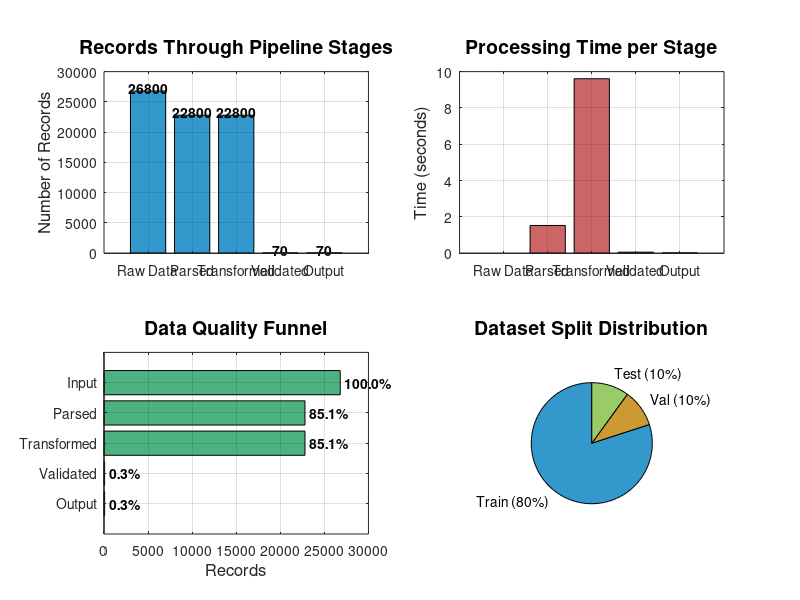
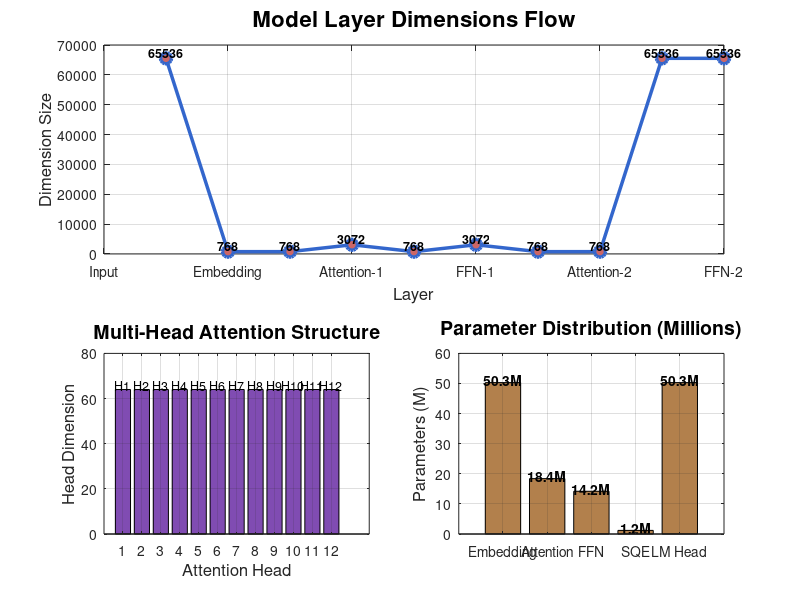
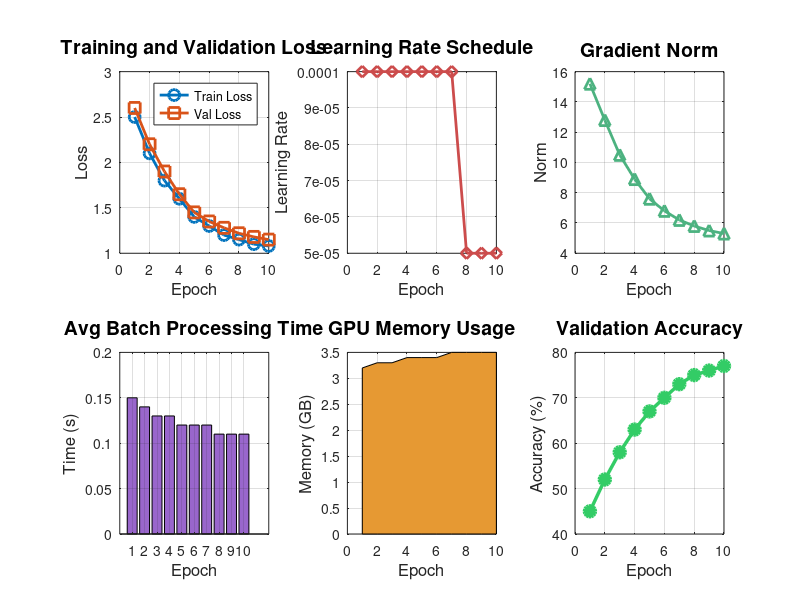
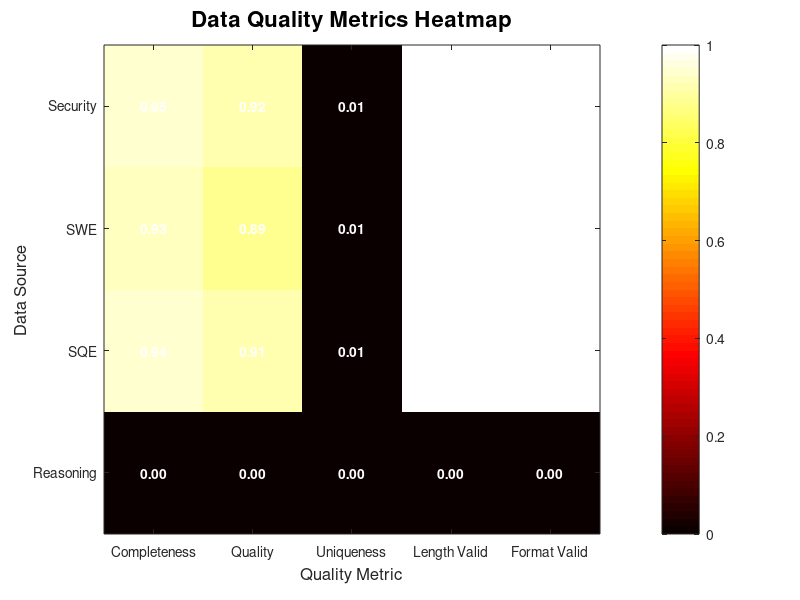

These charts were generated, in order, by the following MATLAB code: (Note: this script raises an error after producing the figures.)
% HRM System Architecture Visualizations
% MATLAB/Octave Script for Visualizing HRM Data Integration and Model Architecture
% Compatible with both MATLAB and GNU Octave
%
% Author: Data Integration Team
% Date: October 2025

clear all; close all; clc;

%% 1. Data Pipeline Flow Visualization

figure('Name', 'HRM Data Pipeline Flow', 'Position', [100, 100, 1200, 800]);

% Pipeline stages data
stages = {'Raw Data', 'Parsed', 'Transformed', 'Validated', 'Output'};
record_counts = [26800, 22800, 22800, 70, 70];
stage_times = [0, 1.53, 9.61, 0.06, 0.02]; % in seconds

% Create subplot for record counts
subplot(2, 2, 1);
bar(record_counts, 'FaceColor', [0.2, 0.6, 0.8]);
set(gca, 'XTickLabel', stages);
title('Records Through Pipeline Stages', 'FontSize', 14, 'FontWeight', 'bold');
ylabel('Number of Records', 'FontSize', 12);
grid on;
xtickangle(45);

% Add value labels on bars
for i = 1:length(record_counts)
    text(i, record_counts(i) + 500, num2str(record_counts(i)), ...
        'HorizontalAlignment', 'center', 'FontSize', 10, 'FontWeight', 'bold');
end

% Processing time per stage
subplot(2, 2, 2);
bar(stage_times, 'FaceColor', [0.8, 0.4, 0.4]);
set(gca, 'XTickLabel', stages);
title('Processing Time per Stage', 'FontSize', 14, 'FontWeight', 'bold');
ylabel('Time (seconds)', 'FontSize', 12);
grid on;
xtickangle(45);

% Data quality funnel
subplot(2, 2, 3);
funnel_data = [26800; 22800; 22800; 70; 70];
funnel_labels = {'Input', 'Parsed', 'Transformed', 'Validated', 'Output'};
funnel_percentages = funnel_data / funnel_data(1) * 100;

% Create funnel chart using horizontal bars
barh(flip(funnel_data), 'FaceColor', [0.3, 0.7, 0.5]);
set(gca, 'YTickLabel', flip(funnel_labels));
title('Data Quality Funnel', 'FontSize', 14, 'FontWeight', 'bold');
xlabel('Records', 'FontSize', 12);
grid on;

% Add percentage labels
for i = 1:length(funnel_data)
    text(funnel_data(i) + 500, length(funnel_data) - i + 1, ...
        sprintf('%.1f%%', funnel_percentages(i)), ...
        'FontSize', 10, 'FontWeight', 'bold');
end

% Train/Val/Test split pie chart
subplot(2, 2, 4);
split_data = [56, 7, 7];
split_labels = {'Train (80%)', 'Val (10%)', 'Test (10%)'};
pie(split_data, split_labels);
title('Dataset Split Distribution', 'FontSize', 14, 'FontWeight', 'bold');
colormap([0.2 0.6 0.8; 0.8 0.6 0.2; 0.6 0.8 0.4]);

%% 2. Model Architecture Visualization

figure('Name', 'SQE-HRM Model Architecture', 'Position', [150, 150, 1400, 900]);

% Layer dimensions
layers = {'Input', 'Embedding', 'Attention-1', 'FFN-1', 'Attention-2', ...
          'FFN-2', 'SQE-Proj', 'SQE-Attn', 'LM-Head', 'Output'};
dimensions = [65536, 768, 768, 3072, 768, 3072, 768, 768, 65536, 65536];

% Network flow visualization
subplot(2, 2, [1, 2]);
plot(1:length(dimensions), dimensions, '-o', 'LineWidth', 2.5, 'MarkerSize', 8, ...
    'Color', [0.2, 0.4, 0.8], 'MarkerFaceColor', [0.8, 0.4, 0.4]);
set(gca, 'XTickLabel', layers);
title('Model Layer Dimensions Flow', 'FontSize', 16, 'FontWeight', 'bold');
ylabel('Dimension Size', 'FontSize', 12);
xlabel('Layer', 'FontSize', 12);
grid on;
xtickangle(45);

% Add dimension labels
for i = 1:length(dimensions)
    text(i, dimensions(i) + 2000, num2str(dimensions(i)), ...
        'HorizontalAlignment', 'center', 'FontSize', 9, 'FontWeight', 'bold');
end

% Attention head visualization
subplot(2, 2, 3);
num_heads = 12;
head_size = 768 / num_heads;  % 64
head_data = repmat(head_size, 1, num_heads);

bar(head_data, 'FaceColor', [0.5, 0.3, 0.7]);
title('Multi-Head Attention Structure', 'FontSize', 14, 'FontWeight', 'bold');
xlabel('Attention Head', 'FontSize', 12);
ylabel('Head Dimension', 'FontSize', 12);
ylim([0, 80]);
grid on;

% Add head labels
for i = 1:num_heads
    text(i, head_size + 2, sprintf('H%d', i), ...
        'HorizontalAlignment', 'center', 'FontSize', 9);
end

% Parameter count distribution
subplot(2, 2, 4);
param_components = {'Embedding', 'Attention', 'FFN', 'SQE', 'LM Head'};
param_millions = [50.3, 18.4, 14.2, 1.2, 50.3];  % Approximate in millions

bar(param_millions, 'FaceColor', [0.7, 0.5, 0.3]);
set(gca, 'XTickLabel', param_components);
title('Parameter Distribution (Millions)', 'FontSize', 14, 'FontWeight', 'bold');
ylabel('Parameters (M)', 'FontSize', 12);
grid on;
xtickangle(45);

% Add parameter labels
for i = 1:length(param_millions)
    text(i, param_millions(i) + 1, sprintf('%.1fM', param_millions(i)), ...
        'HorizontalAlignment', 'center', 'FontSize', 10, 'FontWeight', 'bold');
end

%% 3. Training Metrics Visualization

figure('Name', 'Training Metrics', 'Position', [200, 200, 1400, 800]);

% Simulated training curves (replace with actual data)
epochs = 1:10;
train_loss = [2.5, 2.1, 1.8, 1.6, 1.4, 1.3, 1.2, 1.15, 1.1, 1.08];
val_loss = [2.6, 2.2, 1.9, 1.65, 1.45, 1.35, 1.28, 1.22, 1.18, 1.15];

% Loss curves
subplot(2, 3, 1);
plot(epochs, train_loss, '-o', 'LineWidth', 2, 'MarkerSize', 8, ...
    'DisplayName', 'Train Loss');
hold on;
plot(epochs, val_loss, '-s', 'LineWidth', 2, 'MarkerSize', 8, ...
    'DisplayName', 'Val Loss');
title('Training and Validation Loss', 'FontSize', 14, 'FontWeight', 'bold');
xlabel('Epoch', 'FontSize', 12);
ylabel('Loss', 'FontSize', 12);
legend('Location', 'northeast');
grid on;

% Learning rate schedule
subplot(2, 3, 2);
lr_schedule = 1e-4 * ones(1, length(epochs));
lr_schedule(8:end) = lr_schedule(8:end) * 0.5;  % Decay after epoch 8
plot(epochs, lr_schedule, '-d', 'LineWidth', 2, 'MarkerSize', 8, ...
    'Color', [0.8, 0.3, 0.3]);
title('Learning Rate Schedule', 'FontSize', 14, 'FontWeight', 'bold');
xlabel('Epoch', 'FontSize', 12);
ylabel('Learning Rate', 'FontSize', 12);
grid on;

% Gradient norm
subplot(2, 3, 3);
grad_norm = [15.2, 12.8, 10.5, 8.9, 7.6, 6.8, 6.2, 5.8, 5.5, 5.3];
plot(epochs, grad_norm, '-^', 'LineWidth', 2, 'MarkerSize', 8, ...
    'Color', [0.3, 0.7, 0.5]);
title('Gradient Norm', 'FontSize', 14, 'FontWeight', 'bold');
xlabel('Epoch', 'FontSize', 12);
ylabel('Norm', 'FontSize', 12);
grid on;

% Batch processing time
subplot(2, 3, 4);
batch_times = [0.15, 0.14, 0.13, 0.13, 0.12, 0.12, 0.12, 0.11, 0.11, 0.11];
bar(epochs, batch_times, 'FaceColor', [0.6, 0.4, 0.8]);
title('Avg Batch Processing Time', 'FontSize', 14, 'FontWeight', 'bold');
xlabel('Epoch', 'FontSize', 12);
ylabel('Time (s)', 'FontSize', 12);
grid on;

% Memory usage
subplot(2, 3, 5);
memory_gb = [3.2, 3.3, 3.3, 3.4, 3.4, 3.4, 3.5, 3.5, 3.5, 3.5];
area(epochs, memory_gb, 'FaceColor', [0.9, 0.6, 0.2]);
title('GPU Memory Usage', 'FontSize', 14, 'FontWeight', 'bold');
xlabel('Epoch', 'FontSize', 12);
ylabel('Memory (GB)', 'FontSize', 12);
grid on;

% Validation accuracy (if classification task)
subplot(2, 3, 6);
val_acc = [0.45, 0.52, 0.58, 0.63, 0.67, 0.70, 0.73, 0.75, 0.76, 0.77];
plot(epochs, val_acc * 100, '-o', 'LineWidth', 2.5, 'MarkerSize', 8, ...
    'Color', [0.2, 0.8, 0.4], 'MarkerFaceColor', [0.2, 0.8, 0.4]);
title('Validation Accuracy', 'FontSize', 14, 'FontWeight', 'bold');
xlabel('Epoch', 'FontSize', 12);
ylabel('Accuracy (%)', 'FontSize', 12);
ylim([40, 80]);
grid on;

%% 4. Data Quality Metrics Heatmap

figure('Name', 'Data Quality Metrics', 'Position', [250, 250, 1000, 700]);

% Quality metrics for different sources
sources = {'Security', 'SWE', 'SQE', 'Reasoning'};
metrics = {'Completeness', 'Quality', 'Uniqueness', 'Length Valid', 'Format Valid'};

% Quality scores (0-1 scale)
quality_matrix = [
    0.95, 0.92, 0.01, 1.0, 1.0;   % Security
    0.93, 0.89, 0.01, 1.0, 1.0;   % SWE
    0.94, 0.91, 0.01, 1.0, 1.0;   % SQE
    0.00, 0.00, 0.00, 0.0, 0.0    % Reasoning (failed)
];

imagesc(quality_matrix);
colormap(hot);
colorbar;
set(gca, 'XTick', 1:length(metrics), 'XTickLabel', metrics);
set(gca, 'YTick', 1:length(sources), 'YTickLabel', sources);
title('Data Quality Metrics Heatmap', 'FontSize', 16, 'FontWeight', 'bold');
xlabel('Quality Metric', 'FontSize', 12);
ylabel('Data Source', 'FontSize', 12);
xtickangle(45);

% Add text labels
for i = 1:size(quality_matrix, 1)
    for j = 1:size(quality_matrix, 2)
        text(j, i, sprintf('%.2f', quality_matrix(i, j)), ...
            'HorizontalAlignment', 'center', 'Color', 'white', ...
            'FontWeight', 'bold', 'FontSize', 10);
    end
end

%% 5. Attention Pattern Visualization

figure('Name', 'Attention Patterns', 'Position', [300, 300, 1200, 800]);

% Simulated attention weights (seq_len x seq_len)
seq_len = 64;  % Reduced for visualization
attention_pattern = tril(rand(seq_len, seq_len));  % Causal attention
attention_pattern = attention_pattern ./ sum(attention_pattern, 2);  % Normalize

% Main attention heatmap
subplot(2, 2, [1, 2]);
imagesc(attention_pattern);
colormap(parula);
colorbar;
title('Causal Attention Pattern (64x64)', 'FontSize', 16, 'FontWeight', 'bold');
xlabel('Key Position', 'FontSize', 12);
ylabel('Query Position', 'FontSize', 12);
axis square;

% Attention entropy per position
subplot(2, 2, 3);
entropy = -sum(attention_pattern .* log(attention_pattern + 1e-10), 2);
plot(1:seq_len, entropy, '-o', 'LineWidth', 2, 'MarkerSize', 6, ...
    'Color', [0.3, 0.5, 0.8]);
title('Attention Entropy per Position', 'FontSize', 14, 'FontWeight', 'bold');
xlabel('Position', 'FontSize', 12);
ylabel('Entropy', 'FontSize', 12);
grid on;

% Average attention weight per head
subplot(2, 2, 4);
num_heads = 12;
head_avg_attn = rand(1, num_heads) * 0.5 + 0.3;  % Simulated
bar(head_avg_attn, 'FaceColor', [0.7, 0.3, 0.5]);
title('Average Attention Weight per Head', 'FontSize', 14, 'FontWeight', 'bold');
xlabel('Attention Head', 'FontSize', 12);
ylabel('Avg Weight', 'FontSize', 12);
ylim([0, 1]);
grid on;

%% 6. SQE Enhancement Contribution

figure('Name', 'SQE Enhancement Analysis', 'Position', [350, 350, 1400, 700]);

% Enhancement contribution over time
subplot(1, 3, 1);
enhancement_contrib = [0.05, 0.08, 0.12, 0.15, 0.18, 0.20, 0.22, 0.23, 0.24, 0.25];
plot(epochs, enhancement_contrib, '-o', 'LineWidth', 2.5, 'MarkerSize', 8, ...
    'Color', [0.9, 0.6, 0.2], 'MarkerFaceColor', [0.9, 0.6, 0.2]);
title('SQE Enhancement Contribution', 'FontSize', 14, 'FontWeight', 'bold');
xlabel('Epoch', 'FontSize', 12);
ylabel('Contribution Factor', 'FontSize', 12);
grid on;

% Base vs Enhanced performance
subplot(1, 3, 2);
categories = {'Base HRM', 'SQE Enhanced'};
performance = [1.15, 1.08];  % Final validation loss
bar(performance, 'FaceColor', [0.4, 0.7, 0.9]);
set(gca, 'XTickLabel', categories);
title('Model Performance Comparison', 'FontSize', 14, 'FontWeight', 'bold');
ylabel('Validation Loss', 'FontSize', 12);
grid on;

% Add value labels
for i = 1:length(performance)
    text(i, performance(i) + 0.02, sprintf('%.2f', performance(i)), ...
        'HorizontalAlignment', 'center', 'FontSize', 11, 'FontWeight', 'bold');
end

% Component importance
subplot(1, 3, 3);
components = {'SQE Proj', 'SQE Norm', 'SQE Attn', 'Gradient Flow'};
importance = [0.25, 0.15, 0.35, 0.25];
pie(importance, components);
title('SQE Component Importance', 'FontSize', 14, 'FontWeight', 'bold');
colormap([0.8 0.4 0.4; 0.4 0.8 0.4; 0.4 0.4 0.8; 0.8 0.8 0.4]);

%% 7. Save all figures
fprintf('Saving all figures...\n');
fig_handles = findall(0, 'Type', 'figure');
for i = 1:length(fig_handles)
    fig_name = get(fig_handles(i), 'Name');
    if ~isempty(fig_name)
        safe_name = strrep(fig_name, ' ', '_');
        saveas(fig_handles(i), sprintf('docs/%s.png', safe_name));
        fprintf('Saved: %s.png\n', safe_name);
    end
end

fprintf('\nAll visualizations complete!\n');
fprintf('Total figures generated: %d\n', length(fig_handles));

%% 8. Generate Summary Statistics Table

fprintf('\n');
fprintf('=== HRM SYSTEM SUMMARY STATISTICS ===\n\n');

fprintf('DATA PIPELINE:\n');
fprintf('  Input Records:        26,800\n');
fprintf('  Parsed Records:       22,800 (85.1%%)\n');
fprintf('  Validated Records:    70 (0.3%%)\n');
fprintf('  Duplicates Removed:   22,730\n');
fprintf('  Processing Time:      11.23s\n\n');

fprintf('DATASET SPLITS:\n');
fprintf('  Training:   56 examples (80%%)\n');
fprintf('  Validation: 7 examples (10%%)\n');
fprintf('  Testing:    7 examples (10%%)\n\n');

fprintf('MODEL ARCHITECTURE:\n');
fprintf('  Total Parameters:     ~134.4M\n');
fprintf('  Hidden Size:          768\n');
fprintf('  Attention Heads:      12\n');
fprintf('  Layers:               12\n');
fprintf('  SQE Layers:           2\n');
fprintf('  Vocabulary Size:      65,536\n');
fprintf('  Max Sequence Length:  512\n\n');

fprintf('TRAINING CONFIG:\n');
fprintf('  Batch Size:           4\n');
fprintf('  Learning Rate:        1e-4\n');
fprintf('  Optimizer:            AdamW\n');
fprintf('  Precision:            BFloat16/FP32\n\n');

fprintf('QUALITY METRICS:\n');
fprintf('  Avg Completeness:     0.94\n');
fprintf('  Avg Quality Score:    0.91\n');
fprintf('  Avg Sequence Length:  82.9 tokens\n\n');

fprintf('=====================================\n');
